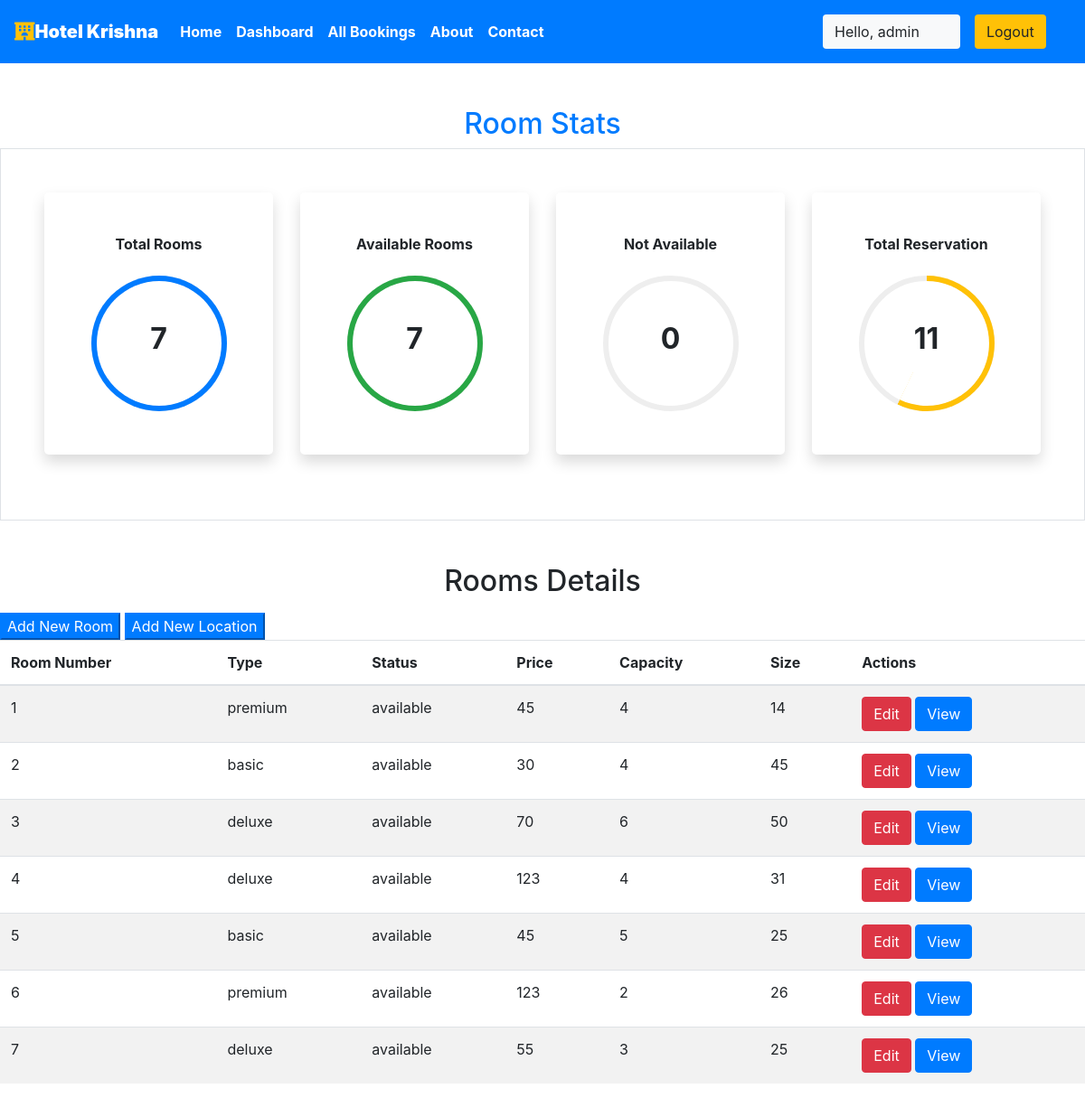
Page /staff/panel (signed in) on the committed database.
### krishna/models.py (models this page shows, shortened)
class Rooms(models.Model):
    ROOM_STATUS = (
    ("1", "available"),
    ("2", "not available"),
    )
    ROOM_TYPE = (
    ("1", "premium"),
    ("2", "deluxe"),
    ("3","basic"),
    )
    room_type = models.CharField(max_length=50,choices = ROOM_TYPE)
    capacity = models.IntegerField()
    price = models.IntegerField()
    size = models.IntegerField()
    hotel = models.ForeignKey(Hotels, on_delete = models.CASCADE)
    status = models.CharField(choices =ROOM_STATUS,max_length = 15)
    roomnumber = models.IntegerField()

### krishna/views.py (the view)
# urls.py: path('staff/panel', views.panel,name="staffpanel"),
@login_required(login_url='/staff')
def panel(request):
    if request.user.is_staff == False:
        return HttpResponse('Access Denied')
    rooms = Rooms.objects.all()
    total_rooms = len(rooms)
    available_rooms = len(Rooms.objects.all().filter(status='1'))
    unavailable_rooms = len(Rooms.objects.all().filter(status='2'))
    reserved = len(Reservation.objects.all())
    hotel = Hotels.objects.values_list('location','id').distinct().order_by()
    response = render(request,'staff/panel.html',{'location':hotel,'reserved':reserved,'rooms':rooms,'total_rooms':total_rooms,'available':available_rooms,'unavailable':unavailable_rooms})
    return HttpResponse(response)

### krishna/templatetags/app_tags.py (called while the page is built)
@register.filter
def percentage(value1,value2=100):
    return int(value1)/int(value2)*100

### templates/staff/panel.html (shortened to what this page needs)
{% extends 'basic.html' %} {% block title %} staff panel {% endblock title %}  {% block body %}
<section class="my-5 ">
    {%load app_tags%}
    <h2 class="text-center text-primary">Room Stats</h2>
    <div class="container-fluid px-5 py-5 border">
        <div class="row">
            <div class="col-xl-3 col-lg-6 col-sm-12 mb-4 ">
                <div class="bg-white rounded-lg p-5 shadow">
                    <h2 class="h6 font-weight-bold text-center mb-4">Total Rooms</h2>
                    <div class="progress mx-auto" data-value={{ total_rooms|percentage:total_rooms}}>
                        <span class="progress-left">
                                    <span class="progress-bar border-primary"></span>
                        </span>
                        <span class="progress-right">
                                    <span class="progress-bar border-primary"></span>
                        </span>
                        <div class="progress-value w-100 h-100 rounded-circle d-flex align-items-center justify-content-center">
                            <div class="h2 font-weight-bold">{{ total_rooms}}</div>
                        </div>
                    </div>
                </div>
            </div>
            <div class="col-xl-3 col-lg-6 col-sm-12 mb-4">
                <div class="bg-white rounded-lg p-5 shadow">
                    <h2 class="h6 font-weight-bold text-center mb-4">Available Rooms</h2>
                    <div class="progress mx-auto" data-value={{ available|percentage:total_rooms}}>
                        <span class="progress-left">
                                    <span class="progress-bar border-success"></span>
                        </span>
                        <span class="progress-right">
                                    <span class="progress-bar border-success"></span>
                        </span>
                        <div class="progress-value w-100 h-100 rounded-circle d-flex align-items-center justify-content-center">
                            <div class="h2 font-weight-bold">{{ available}}</div>
                        </div>
                    </div>
                </div>
            </div>
            <div class="col-xl-3 col-lg-6 col-sm-12 mb-4">
                <div class="bg-white rounded-lg p-5 shadow">
                    <h2 class="h6 font-weight-bold text-center mb-4">Not Available</h2>
                    <div class="progress mx-auto" data-value={{ unavailable|percentage:total_rooms}}>
                        <span class="progress-left">
                        </span>
                        <span class="progress-right">
                        </span>
                        <div class="progress-value w-100 h-100 rounded-circle d-flex align-items-center justify-content-center">
                            <div class="h2 font-weight-bold">{{ unavailable}}</div>
                        </div>
                    </div>
                </div>
            </div>
            <div class="col-xl-3 col-lg-6 col-sm-12 mb-4">
                <div class="bg-white rounded-lg p-5 shadow">
                    <h2 class="h6 font-weight-bold text-center mb-4">Total Reservation</h2>
                    <div class="progress mx-auto" data-value={{reserved |percentage:total_rooms}}>
                        <span class="progress-left">
                                    <span class="progress-bar border-warning"></span>
                        </span>
                        <span class="progress-right">
                                    <span class="progress-bar border-warning"></span>
                        </span>
                        <div class="progress-value w-100 h-100 rounded-circle d-flex align-items-center justify-content-center">
                            <div class="h2 font-weight-bold">{{reserved}}</div>
                        </div>
                    </div>
                </div>
            </div>
        </div>
    </div>
</section>
<h2 class="text-center pb-2">Rooms Details</h2>
<Button class="btn-group btn-primary" data-toggle="modal" data-target="#newroom">Add New Room</Button>
<Button class="btn-group btn-primary " data-toggle="modal" data-target="#newlocation">Add New Location</Button>
<table class="table table-striped  ">
    <thead>
        <th>Room Number</th>
        <th>Type</th>
        <th>Status</th>
        <th>Price</th>
        <th>Capacity</th>
        <th>Size</th>
        <th colspan="2">Actions</th>
    </thead>
    {% if rooms %} {% for each_room in rooms %}
    <tr>
        <td>{{each_room.roomnumber}}</td>
        <td>{{each_room.get_room_type_display}}</td>
        <td>{{each_room.get_status_display}}</td>
        <td>{{each_room.price}}</td>
        <td>{{each_room.capacity}}</td>
        <td>{{each_room.size}}</td>
        <td colspan="2">
            <a href="/staff/panel/edit-room?roomid={{each_room.id}}"><Button class="btn btn-danger">Edit</Button></a>
            <a href="/staff/panel/view-room?roomid={{each_room.id}}"><Button class="btn btn-primary">View</Button></a>
        </td>
    </tr>
    {% endfor %} {% endif %}
</table>
{% endblock body %}

### templates/basic.html (shortened to what this page needs)
{% load static %}
<!DOCTYPE html>
<!DOCTYPE html>
<html lang="en">
<head>
    <link rel="stylesheet" href="https://use.fontawesome.com/releases/v5.7.0/css/all.css">
    <link rel="stylesheet" href="{% static 'bootstrap\bootstrap.css' %}">
    <link rel="stylesheet" href="https://maxcdn.bootstrapcdn.com/bootstrap/4.5.0/css/bootstrap.min.css" >
</head>
<body style="dbackground-image: url('https://source.unsplash.com/random');height: 100%;">
    <div class="container-fluid px-0">
        <nav class="navbar navbar-expand-lg navbar-dark bg-primary font-weight-bold">
            <a class="navbar-brand text-bold bg-black " href="/"><i class="fas fa-hotel text-warning"></i><b>Hotel Krishna</b></a>
            <div class="collapse navbar-collapse " id="navbarSupportedContent">
                <ul class="navbar-nav mr-auto ">
                    <li class="nav-item active">
                        <a class="nav-link text-bold " href="/home"> Home</a>
                    </li>
                    {% if user.is_staff %}
                    <li class="nav-item active">
                        <a class="nav-link text-bold" href="/staff/panel">Dashboard </a>
                    </li>
                    {% elif user.is_staff == False and user.is_authenticated %}
                    <li class="nav-item active">
                            <a class="nav-link text-bold" href="/user/bookings">My Bookings </a>
                        </li>
                    {% endif %}
                    {% if user.is_staff %}
                    <li class="nav-item active">
                            <a class="nav-link text-bold" href="/staff/allbookings">All Bookings </a>
                        </li>
                    {% endif %}
                    <li class="nav-item active">
                        <a class="nav-link text-bold" href="/about">About</a>
                    </li>
                    <li class="nav-item active">
                        <a class="nav-link text-bold" href="/contact">Contact </a>
                    </li>
                </ul>
                {% if user.is_authenticated %}
                      <button class="btn btn-group bg-light" data-toggle="modal" data-target="#forlogin">
                       Hello, {{request.user}}
                       <a href="/logout" class="nav-link">
                    <button class="btn btn-group bg-warning" data-toggle="modal" data-target="#forlogin">
                        Logout
                    </button></a>&nbsp; &nbsp;
                    </button>
                {% endif %}
            </div>
        </nav>
    </div>
    {% block body %}
    {% endblock body %}
</body>
</html>

### templates/staff/panel.html (style rules this page uses)
.progress { width: 150px; height: 150px; background: none; position: relative; }
.progress::after { content: ""; width: 100%; height: 100%; border-radius: 50%; border: 6px solid #eee; position: absolute; top: 0; left: 0; }
.progress>span { width: 50%; height: 100%; overflow: hidden; position: absolute; top: 0; z-index: 1; }
.progress .progress-left { left: 0; }
.progress .progress-bar { width: 100%; height: 100%; background: none; border-width: 6px; border-style: solid; position: absolute; top: 0; }
.progress .progress-left .progress-bar { left: 100%; border-top-right-radius: 80px; border-bottom-right-radius: 80px; border-left: 0; -webkit-transform-origin: center left; transform-origin: center left; }
.progress .progress-right { right: 0; }
.progress .progress-right .progress-bar { left: -100%; border-top-left-radius: 80px; border-bottom-left-radius: 80px; border-right: 0; -webkit-transform-origin: center right; transform-origin: center right; }
.progress .progress-value { position: absolute; top: 0; left: 0; }
body { min-height: 100vh; }
.rounded-lg { border-radius: 1rem; }

### templates/basic.html (style rules this page uses)
a { text-decoration: none; }

### rows in the picture
Rooms: roomnumber "1", room_type "premium", status "available", price "45", capacity "4", size "14"
Rooms: roomnumber "2", room_type "basic", status "available", price "30", capacity "4", size "45"
Rooms: roomnumber "3", room_type "deluxe", status "available", price "70", capacity "6", size "50"
Rooms: roomnumber "4", room_type "deluxe", status "available", price "123", capacity "4", size "31"
Rooms: roomnumber "5", room_type "basic", status "available", price "45", capacity "5", size "25"
Rooms: roomnumber "6", room_type "premium", status "available", price "123", capacity "2", size "26"
Rooms: roomnumber "7", room_type "deluxe", status "available", price "55", capacity "3", size "25"

### other values in the picture
{{ request.user }} "admin"
{{ total_rooms }} "7"
{{ available }} "7"
{{ unavailable }} "0"
{{ reserved }} "11"
